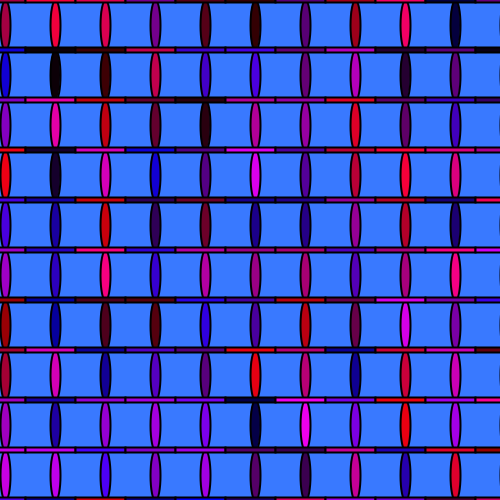
Frame 1 (no input)
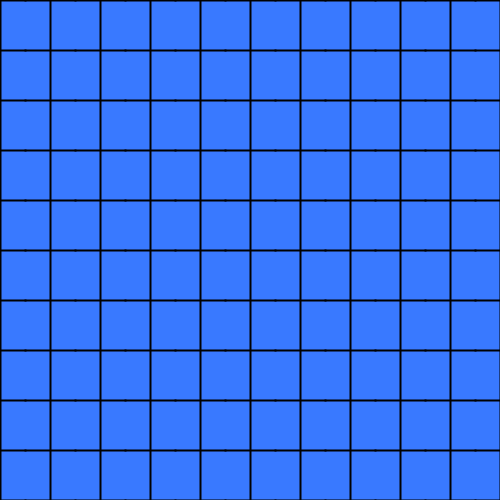
Frame 60 (the mouse pressed at the canvas centre just before this capture)
Frame 120 (the mouse held since frame 60 and released just before this capture): identical to frame 60, image omitted

The Processing sketch that drew these frames (run headless with seeded random() and noise(); from frame 60 on, the mouse is pressed at the canvas centre):

// Processing sketch: patternconmodulo
// ── patternconmodulo.pde
// -
// Pattern con modulo 0.1 by Grazia Pestillo 
// 2019 © GraziaPestillo, Daniele @Fupete and the course DSII2019 at DESIGN.unirsm 
// github.com/dsii-2019-unirsm — github.com/fupete
// Educational purposes, MIT License, 2019, San Marino
// —



void setup(){

  size(500,500);
  
}

void draw(){

  background(#3979FF);
  
  rectMode(CENTER);
  //ellipseMode(CENTER);
  ellipseMode(CORNER);
  
  // draw background pattern
  for(int r=0;r<=width;r+=50){
  
    for(int c=0;c<=height;c+=50){
     
      frameRate(10);
     strokeWeight(2);
     stroke(0);
     fill(random(0,255), random (0,0), random (0,255));;
  
    ellipse(c,r,(frameCount% 10) * 10, 50);
    rect(c,r,50, (frameCount% 10) * 5);
   
      
      
    
    //ellipse(c,r,(frameCount% 50) * 10, 50);
   // rect(c,r,50, (frameCount% 50) * 5);
   
    //rect(c,r,50,50);
  
    }
  }
  
 
  
}
